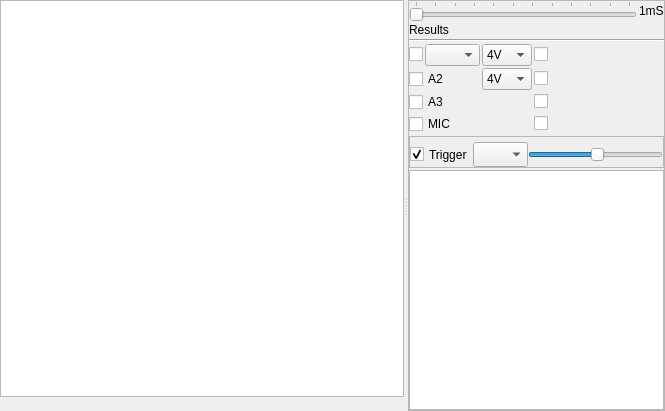
<?xml version="1.0" encoding="UTF-8"?>
<ui version="4.0">
 <class>Form</class>
 <widget class="QWidget" name="Form">
  <property name="geometry">
   <rect>
    <x>0</x>
    <y>0</y>
    <width>665</width>
    <height>411</height>
   </rect>
  </property>
  <property name="windowTitle">
   <string>Form</string>
  </property>
  <layout class="QHBoxLayout" name="horizontalLayout">
   <property name="spacing">
    <number>1</number>
   </property>
   <property name="leftMargin">
    <number>0</number>
   </property>
   <property name="topMargin">
    <number>0</number>
   </property>
   <property name="rightMargin">
    <number>0</number>
   </property>
   <property name="bottomMargin">
    <number>0</number>
   </property>
   <item>
    <widget class="QSplitter" name="splitter">
     <property name="orientation">
      <enum>Qt::Horizontal</enum>
     </property>
     <widget class="QFrame" name="frame_2">
      <property name="sizePolicy">
       <sizepolicy hsizetype="Preferred" vsizetype="Preferred">
        <horstretch>90</horstretch>
        <verstretch>0</verstretch>
       </sizepolicy>
      </property>
      <property name="frameShape">
       <enum>QFrame::NoFrame</enum>
      </property>
      <property name="frameShadow">
       <enum>QFrame::Raised</enum>
      </property>
      <layout class="QVBoxLayout" name="verticalLayout">
       <property name="spacing">
        <number>0</number>
       </property>
       <property name="leftMargin">
        <number>0</number>
       </property>
       <property name="topMargin">
        <number>0</number>
       </property>
       <property name="rightMargin">
        <number>0</number>
       </property>
       <property name="bottomMargin">
        <number>0</number>
       </property>
       <item>
        <widget class="PlotWidget" name="plot"/>
       </item>
       <item>
        <widget class="QLabel" name="message">
         <property name="styleSheet">
          <string notr="true">color: rgb(239, 41, 41);
font: 57 12pt &quot;Ubuntu&quot;;</string>
         </property>
         <property name="text">
          <string/>
         </property>
        </widget>
       </item>
      </layout>
     </widget>
     <widget class="QFrame" name="frame">
      <property name="sizePolicy">
       <sizepolicy hsizetype="Preferred" vsizetype="Preferred">
        <horstretch>10</horstretch>
        <verstretch>0</verstretch>
       </sizepolicy>
      </property>
      <property name="frameShape">
       <enum>QFrame::StyledPanel</enum>
      </property>
      <property name="frameShadow">
       <enum>QFrame::Raised</enum>
      </property>
      <layout class="QVBoxLayout" name="verticalLayout_2" stretch="0,0,0,10">
       <property name="spacing">
        <number>2</number>
       </property>
       <property name="leftMargin">
        <number>0</number>
       </property>
       <property name="topMargin">
        <number>0</number>
       </property>
       <property name="rightMargin">
        <number>0</number>
       </property>
       <property name="bottomMargin">
        <number>0</number>
       </property>
       <item>
        <layout class="QGridLayout" name="gridLayout" columnstretch="0,0">
         <property name="verticalSpacing">
          <number>1</number>
         </property>
         <item row="0" column="0" colspan="2">
          <widget class="QFrame" name="frame_3">
           <property name="frameShape">
            <enum>QFrame::NoFrame</enum>
           </property>
           <property name="frameShadow">
            <enum>QFrame::Raised</enum>
           </property>
           <layout class="QHBoxLayout" name="horizontalLayout_2">
            <property name="spacing">
             <number>2</number>
            </property>
            <property name="leftMargin">
             <number>0</number>
            </property>
            <property name="topMargin">
             <number>0</number>
            </property>
            <property name="rightMargin">
             <number>0</number>
            </property>
            <property name="bottomMargin">
             <number>0</number>
            </property>
            <item>
             <widget class="QSlider" name="timebaseSlider">
              <property name="maximum">
               <number>11</number>
              </property>
              <property name="pageStep">
               <number>1</number>
              </property>
              <property name="orientation">
               <enum>Qt::Horizontal</enum>
              </property>
              <property name="tickPosition">
               <enum>QSlider::TicksAbove</enum>
              </property>
              <property name="tickInterval">
               <number>1</number>
              </property>
             </widget>
            </item>
            <item>
             <widget class="QLabel" name="timebaseLabel">
              <property name="text">
               <string>1mS</string>
              </property>
             </widget>
            </item>
           </layout>
          </widget>
         </item>
        </layout>
       </item>
       <item>
        <widget class="QLabel" name="label">
         <property name="sizePolicy">
          <sizepolicy hsizetype="Preferred" vsizetype="Maximum">
           <horstretch>0</horstretch>
           <verstretch>0</verstretch>
          </sizepolicy>
         </property>
         <property name="text">
          <string>Results</string>
         </property>
        </widget>
       </item>
       <item>
        <widget class="Line" name="line">
         <property name="orientation">
          <enum>Qt::Horizontal</enum>
         </property>
        </widget>
       </item>
       <item>
        <layout class="QVBoxLayout" name="resultsLayout">
         <item>
          <widget class="QFrame" name="frame_4">
           <property name="frameShape">
            <enum>QFrame::NoFrame</enum>
           </property>
           <property name="frameShadow">
            <enum>QFrame::Raised</enum>
           </property>
           <layout class="QGridLayout" name="gridLayout_4">
            <property name="leftMargin">
             <number>0</number>
            </property>
            <property name="topMargin">
             <number>0</number>
            </property>
            <property name="rightMargin">
             <number>0</number>
            </property>
            <property name="bottomMargin">
             <number>0</number>
            </property>
            <property name="spacing">
             <number>2</number>
            </property>
            <item row="2" column="3">
             <widget class="QCheckBox" name="A3Fit">
              <property name="sizePolicy">
               <sizepolicy hsizetype="MinimumExpanding" vsizetype="Fixed">
                <horstretch>0</horstretch>
                <verstretch>0</verstretch>
               </sizepolicy>
              </property>
              <property name="minimumSize">
               <size>
                <width>130</width>
                <height>0</height>
               </size>
              </property>
              <property name="font">
               <font>
                <pointsize>9</pointsize>
               </font>
              </property>
              <property name="toolTip">
               <string>&lt;html&gt;&lt;head/&gt;&lt;body&gt;&lt;p&gt;&lt;span style=&quot; font-weight:600;&quot;&gt;Amplitude&lt;/span&gt; and &lt;span style=&quot; font-weight:600;&quot;&gt;frequency&lt;/span&gt; extracted from the&lt;/p&gt;&lt;p&gt;sinusoidal signal using least square fitting.&lt;/p&gt;&lt;p&gt;&lt;br/&gt;&lt;/p&gt;&lt;p&gt;This assumes a sine wave input is provided.&lt;/p&gt;&lt;p&gt;&lt;br/&gt;&lt;/p&gt;&lt;p&gt;For mixed signals, use the FOURIER transform button&lt;/p&gt;&lt;p&gt;below.&lt;/p&gt;&lt;/body&gt;&lt;/html&gt;</string>
              </property>
              <property name="text">
               <string/>
              </property>
             </widget>
            </item>
            <item row="0" column="1">
             <widget class="QComboBox" name="A1Map">
              <property name="maximumSize">
               <size>
                <width>55</width>
                <height>16777215</height>
               </size>
              </property>
              <property name="currentIndex">
               <number>-1</number>
              </property>
             </widget>
            </item>
            <item row="3" column="3">
             <widget class="QCheckBox" name="MICFit">
              <property name="sizePolicy">
               <sizepolicy hsizetype="MinimumExpanding" vsizetype="Fixed">
                <horstretch>0</horstretch>
                <verstretch>0</verstretch>
               </sizepolicy>
              </property>
              <property name="minimumSize">
               <size>
                <width>130</width>
                <height>0</height>
               </size>
              </property>
              <property name="font">
               <font>
                <pointsize>9</pointsize>
               </font>
              </property>
              <property name="toolTip">
               <string>&lt;html&gt;&lt;head/&gt;&lt;body&gt;&lt;p&gt;&lt;span style=&quot; font-weight:600;&quot;&gt;Amplitude&lt;/span&gt; and &lt;span style=&quot; font-weight:600;&quot;&gt;frequency&lt;/span&gt; extracted from the&lt;/p&gt;&lt;p&gt;sinusoidal signal using least square fitting.&lt;/p&gt;&lt;p&gt;&lt;br/&gt;&lt;/p&gt;&lt;p&gt;This assumes a sine wave input is provided.&lt;/p&gt;&lt;p&gt;&lt;br/&gt;&lt;/p&gt;&lt;p&gt;For mixed signals, use the FOURIER transform button&lt;/p&gt;&lt;p&gt;below.&lt;/p&gt;&lt;/body&gt;&lt;/html&gt;</string>
              </property>
              <property name="text">
               <string/>
              </property>
             </widget>
            </item>
            <item row="2" column="0" colspan="2">
             <widget class="QCheckBox" name="A3Box">
              <property name="text">
               <string>A3</string>
              </property>
             </widget>
            </item>
            <item row="0" column="0">
             <widget class="QCheckBox" name="A1Box">
              <property name="text">
               <string/>
              </property>
             </widget>
            </item>
            <item row="0" column="3">
             <widget class="QCheckBox" name="A1Fit">
              <property name="sizePolicy">
               <sizepolicy hsizetype="MinimumExpanding" vsizetype="Fixed">
                <horstretch>0</horstretch>
                <verstretch>0</verstretch>
               </sizepolicy>
              </property>
              <property name="minimumSize">
               <size>
                <width>130</width>
                <height>0</height>
               </size>
              </property>
              <property name="font">
               <font>
                <pointsize>9</pointsize>
               </font>
              </property>
              <property name="toolTip">
               <string>&lt;html&gt;&lt;head/&gt;&lt;body&gt;&lt;p&gt;&lt;span style=&quot; font-weight:600;&quot;&gt;Amplitude&lt;/span&gt; and &lt;span style=&quot; font-weight:600;&quot;&gt;frequency&lt;/span&gt; extracted from the&lt;/p&gt;&lt;p&gt;sinusoidal signal using least square fitting.&lt;/p&gt;&lt;p&gt;&lt;br/&gt;&lt;/p&gt;&lt;p&gt;This assumes a sine wave input is provided.&lt;/p&gt;&lt;p&gt;&lt;br/&gt;&lt;/p&gt;&lt;p&gt;For mixed signals, use the FOURIER transform button&lt;/p&gt;&lt;p&gt;below.&lt;/p&gt;&lt;/body&gt;&lt;/html&gt;</string>
              </property>
              <property name="text">
               <string/>
              </property>
             </widget>
            </item>
            <item row="3" column="0" colspan="2">
             <widget class="QCheckBox" name="MICBox">
              <property name="text">
               <string>MIC</string>
              </property>
             </widget>
            </item>
            <item row="1" column="3">
             <widget class="QCheckBox" name="A2Fit">
              <property name="sizePolicy">
               <sizepolicy hsizetype="MinimumExpanding" vsizetype="Fixed">
                <horstretch>0</horstretch>
                <verstretch>0</verstretch>
               </sizepolicy>
              </property>
              <property name="minimumSize">
               <size>
                <width>130</width>
                <height>0</height>
               </size>
              </property>
              <property name="font">
               <font>
                <pointsize>9</pointsize>
               </font>
              </property>
              <property name="toolTip">
               <string>&lt;html&gt;&lt;head/&gt;&lt;body&gt;&lt;p&gt;&lt;span style=&quot; font-weight:600;&quot;&gt;Amplitude&lt;/span&gt; and &lt;span style=&quot; font-weight:600;&quot;&gt;frequency&lt;/span&gt; extracted from the&lt;/p&gt;&lt;p&gt;sinusoidal signal using least square fitting.&lt;/p&gt;&lt;p&gt;&lt;br/&gt;&lt;/p&gt;&lt;p&gt;This assumes a sine wave input is provided.&lt;/p&gt;&lt;p&gt;&lt;br/&gt;&lt;/p&gt;&lt;p&gt;For mixed signals, use the FOURIER transform button&lt;/p&gt;&lt;p&gt;below.&lt;/p&gt;&lt;/body&gt;&lt;/html&gt;</string>
              </property>
              <property name="text">
               <string/>
              </property>
             </widget>
            </item>
            <item row="0" column="2">
             <widget class="QComboBox" name="A1Range">
              <property name="maximumSize">
               <size>
                <width>50</width>
                <height>16777215</height>
               </size>
              </property>
              <property name="font">
               <font>
                <pointsize>9</pointsize>
               </font>
              </property>
              <property name="currentIndex">
               <number>2</number>
              </property>
              <item>
               <property name="text">
                <string>16V</string>
               </property>
              </item>
              <item>
               <property name="text">
                <string>8V</string>
               </property>
              </item>
              <item>
               <property name="text">
                <string>4V</string>
               </property>
              </item>
              <item>
               <property name="text">
                <string>2.5V</string>
               </property>
              </item>
              <item>
               <property name="text">
                <string>1V</string>
               </property>
              </item>
              <item>
               <property name="text">
                <string>0.5V</string>
               </property>
              </item>
             </widget>
            </item>
            <item row="1" column="2">
             <widget class="QComboBox" name="A2Range">
              <property name="maximumSize">
               <size>
                <width>50</width>
                <height>16777215</height>
               </size>
              </property>
              <property name="font">
               <font>
                <pointsize>9</pointsize>
               </font>
              </property>
              <property name="currentIndex">
               <number>2</number>
              </property>
              <item>
               <property name="text">
                <string>16V</string>
               </property>
              </item>
              <item>
               <property name="text">
                <string>8V</string>
               </property>
              </item>
              <item>
               <property name="text">
                <string>4V</string>
               </property>
              </item>
              <item>
               <property name="text">
                <string>2.5V</string>
               </property>
              </item>
              <item>
               <property name="text">
                <string>1V</string>
               </property>
              </item>
              <item>
               <property name="text">
                <string>0.5V</string>
               </property>
              </item>
             </widget>
            </item>
            <item row="1" column="0" colspan="2">
             <widget class="QCheckBox" name="A2Box">
              <property name="text">
               <string>A2</string>
              </property>
             </widget>
            </item>
            <item row="4" column="0" colspan="4">
             <widget class="QFrame" name="frame_5">
              <property name="sizePolicy">
               <sizepolicy hsizetype="Preferred" vsizetype="Preferred">
                <horstretch>0</horstretch>
                <verstretch>0</verstretch>
               </sizepolicy>
              </property>
              <property name="minimumSize">
               <size>
                <width>0</width>
                <height>32</height>
               </size>
              </property>
              <property name="frameShape">
               <enum>QFrame::StyledPanel</enum>
              </property>
              <property name="frameShadow">
               <enum>QFrame::Raised</enum>
              </property>
              <layout class="QHBoxLayout" name="horizontalLayout_3">
               <property name="spacing">
                <number>0</number>
               </property>
               <property name="leftMargin">
                <number>0</number>
               </property>
               <property name="topMargin">
                <number>5</number>
               </property>
               <property name="rightMargin">
                <number>0</number>
               </property>
               <property name="bottomMargin">
                <number>0</number>
               </property>
               <item>
                <widget class="QCheckBox" name="trigEnable">
                 <property name="sizePolicy">
                  <sizepolicy hsizetype="Minimum" vsizetype="Preferred">
                   <horstretch>0</horstretch>
                   <verstretch>0</verstretch>
                  </sizepolicy>
                 </property>
                 <property name="text">
                  <string>Trigger</string>
                 </property>
                 <property name="checked">
                  <bool>true</bool>
                 </property>
                </widget>
               </item>
               <item>
                <widget class="QComboBox" name="trigBox">
                 <property name="sizePolicy">
                  <sizepolicy hsizetype="Maximum" vsizetype="Preferred">
                   <horstretch>0</horstretch>
                   <verstretch>0</verstretch>
                  </sizepolicy>
                 </property>
                 <property name="maximumSize">
                  <size>
                   <width>55</width>
                   <height>16777215</height>
                  </size>
                 </property>
                </widget>
               </item>
               <item>
                <widget class="QSlider" name="trigSlider">
                 <property name="sizePolicy">
                  <sizepolicy hsizetype="MinimumExpanding" vsizetype="Preferred">
                   <horstretch>0</horstretch>
                   <verstretch>0</verstretch>
                  </sizepolicy>
                 </property>
                 <property name="minimum">
                  <number>-3300</number>
                 </property>
                 <property name="maximum">
                  <number>3300</number>
                 </property>
                 <property name="value">
                  <number>99</number>
                 </property>
                 <property name="orientation">
                  <enum>Qt::Horizontal</enum>
                 </property>
                </widget>
               </item>
              </layout>
             </widget>
            </item>
           </layout>
          </widget>
         </item>
         <item>
          <widget class="QListWidget" name="list"/>
         </item>
        </layout>
       </item>
      </layout>
     </widget>
    </widget>
   </item>
  </layout>
 </widget>
 <customwidgets>
  <customwidget>
   <class>PlotWidget</class>
   <extends>QGraphicsView</extends>
   <header location="global">pyqtgraph</header>
  </customwidget>
 </customwidgets>
 <resources/>
 <connections>
  <connection>
   <sender>list</sender>
   <signal>currentRowChanged(int)</signal>
   <receiver>Form</receiver>
   <slot>changeParameter(int)</slot>
   <hints>
    <hint type="sourcelabel">
     <x>437</x>
     <y>203</y>
    </hint>
    <hint type="destinationlabel">
     <x>527</x>
     <y>211</y>
    </hint>
   </hints>
  </connection>
  <connection>
   <sender>trigSlider</sender>
   <signal>valueChanged(int)</signal>
   <receiver>Form</receiver>
   <slot>set_trigger_level(int)</slot>
   <hints>
    <hint type="sourcelabel">
     <x>605</x>
     <y>174</y>
    </hint>
    <hint type="destinationlabel">
     <x>678</x>
     <y>117</y>
    </hint>
   </hints>
  </connection>
  <connection>
   <sender>timebaseSlider</sender>
   <signal>valueChanged(int)</signal>
   <receiver>Form</receiver>
   <slot>set_timebase(int)</slot>
   <hints>
    <hint type="sourcelabel">
     <x>604</x>
     <y>9</y>
    </hint>
    <hint type="destinationlabel">
     <x>668</x>
     <y>15</y>
    </hint>
   </hints>
  </connection>
  <connection>
   <sender>trigBox</sender>
   <signal>currentIndexChanged(int)</signal>
   <receiver>Form</receiver>
   <slot>select_trig_source(int)</slot>
   <hints>
    <hint type="sourcelabel">
     <x>510</x>
     <y>166</y>
    </hint>
    <hint type="destinationlabel">
     <x>670</x>
     <y>143</y>
    </hint>
   </hints>
  </connection>
 </connections>
 <slots>
  <slot>changeParameter(int)</slot>
  <slot>changeChannel(QString)</slot>
  <slot>set_timebase(int)</slot>
  <slot>set_trigger_level(int)</slot>
  <slot>select_trig_source(int)</slot>
 </slots>
</ui>
